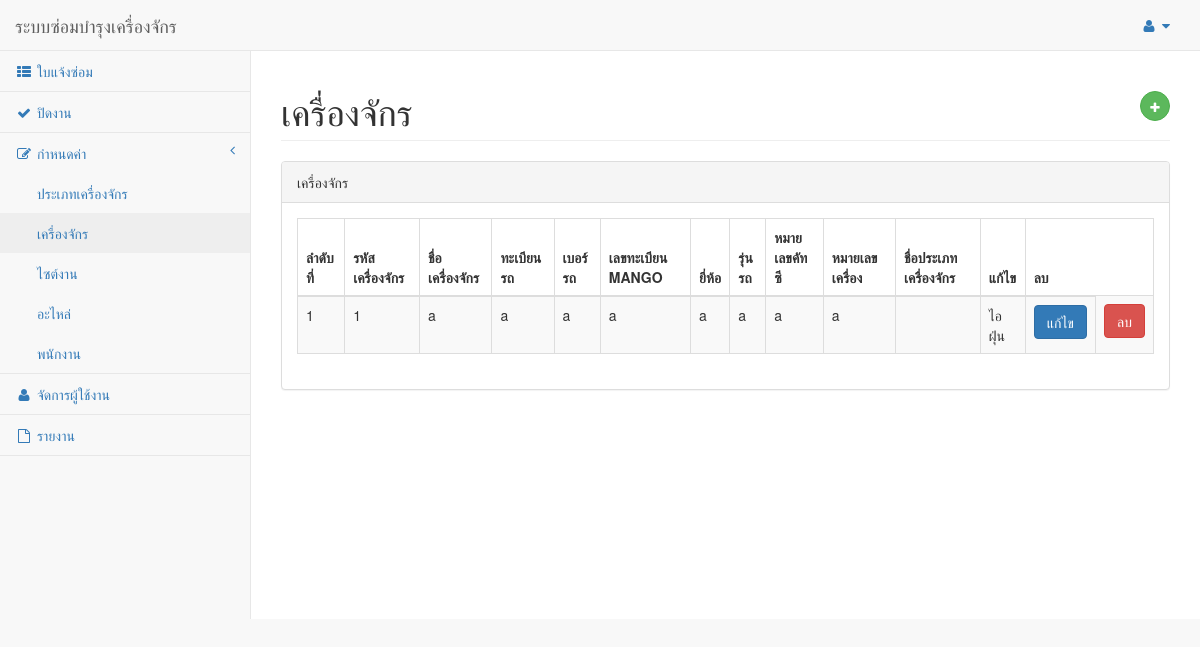
Before: /Machine/ListMachine.php with the older database file.
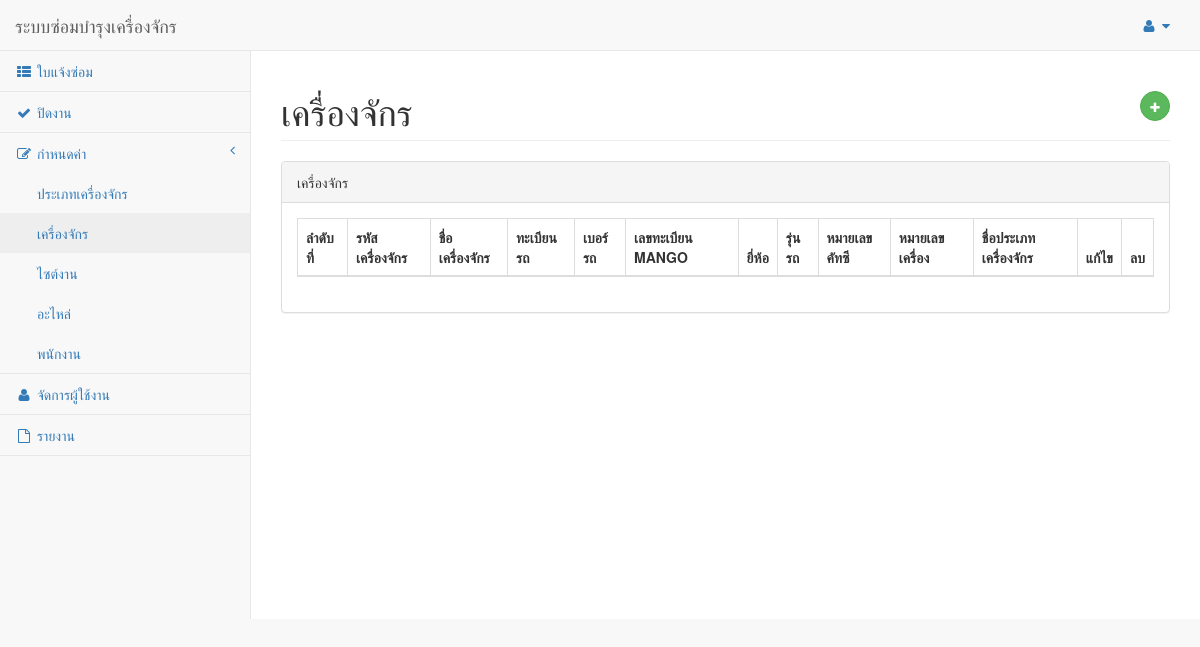
After: the same page with the newer database file.
### tables this page shows
CREATE TABLE `tmstvehicle` (
  `XVVehCode` int(5) NOT NULL,
  `XVVehName` varchar(50) NOT NULL,
  `XVVehRegistration` varchar(50) NOT NULL,
  `XVVehNumber` varchar(50) NOT NULL,
  `XVVehMango` varchar(50) NOT NULL,
  `XVVehBrand` varchar(50) NOT NULL,
  `XVVehModel` varchar(50) NOT NULL,
  `XVVehChassisNumber` varchar(50) NOT NULL,
  `XVVehEngineNumber` varchar(50) NOT NULL,
  `XVVehTypeCode` int(5) DEFAULT NULL,
  `XVDptCode` int(5) NOT NULL
);

CREATE TABLE `tmstmvehicletype` (
  `XVVehTypeCode` int(5) NOT NULL,
  `XVVehTypeName` varchar(100) NOT NULL
);

### Machine/ListMachine.php (the view, shortened to what this page needs)
<!DOCTYPE html>
<html lang="en">
<head>
    <link href="../vendor/bootstrap/css/bootstrap.min.css" rel="stylesheet">
    <link href="../vendor/metisMenu/metisMenu.min.css" rel="stylesheet">
    <link href="../vendor/datatables-plugins/dataTables.bootstrap.css" rel="stylesheet">
    <link href="../vendor/datatables-responsive/dataTables.responsive.css" rel="stylesheet">
    <link href="../dist/css/sb-admin-2.css" rel="stylesheet">
    <link href="../vendor/font-awesome/css/font-awesome.min.css" rel="stylesheet" type="text/css">
</head>
<body>
    <?php include '../Template/templsidebar.php';
?>
    <div id="wrapper">
        <div id="page-wrapper">
            <div class="row">
                <div class="col-lg-12">
                    <h1 class="page-header">เครื่องจักร
                        <button type="button" class="btn btn-success btn-circle" style="float: right;"
                            data-toggle="modal" data-target="#insertModal"><i class="fa fa-plus"></i>
                        </button>
                    </h1>
                </div>
            </div>
            <div class="row">
                <div class="col-lg-12">
                    <div class="panel panel-default">
                        <div class="panel-heading">
                            เครื่องจักร
                        </div>
                        <div class="panel-body">
                            <div class="table">
                                <table width="180%" class="table table-striped table-bordered table-hover"
                                    id="dataTables-example">
                                    <thead>
                                        <tr>
                                            <th>ลำดับที่ </th>
                                            <th>รหัสเครื่องจักร </th>
                                            <th>ชื่อเครื่องจักร</th>
                                            <th>ทะเบียนรถ</th>
                                            <th>เบอร์รถ</th>
                                            <th>เลขทะเบียน MANGO</th>
                                            <th>ยี่ห้อ</th>
                                            <th>รุ่นรถ</th>
                                            <th>หมายเลขคัทซี</th>
                                            <th>หมายเลขเครื่อง</th>
                                            <th>ชื่อประเภทเครื่องจักร</th>
                                            <th>แก้ไข</th>
                                            <th>ลบ</th>
                                        </tr>
                                    </thead>
                                    <tbody>
                                        <?php
          include '../database/connect.php';
          $sql = " SELECT v.XVVehCode,v.XVVehName,v.XVVehRegistration,v.XVVehNumber,v.XVVehMango,v.XVVehBrand,v.XVVehModel,v.XVVehChassisNumber,v.XVVehEngineNumber,vt.XVVehTypeName,v.XVVehTypeCode,v.XVDptCode
          FROM tmstvehicle v
          LEFT JOIN tmstmvehicletype vt
          ON  v.XVVehTypeCode = vt.XVVehTypeCode";
          $result = mysqli_query($connect,$sql) or die(mysqli_query($connect));
          $count = 1;
          while ($row=mysqli_fetch_array($result)){
          ?>
                                        <tr class="odd gradeA">
                                            <td><?php echo $count;?></td>
                                            <td><?php echo $row["XVVehCode"];?></td>
                                            <td><?php echo $row["XVVehName"];?></td>
                                            <td><?php echo $row["XVVehRegistration"];?></td>
                                            <td><?php echo $row["XVVehNumber"];?></td>
                                            <td><?php echo $row["XVVehMango"];?></td>
                                            <td><?php echo $row["XVVehBrand"];?></td>
                                            <td><?php echo $row["XVVehModel"];?></td>
                                            <td><?php echo $row["XVVehChassisNumber"];?></td>
                                            <td><?php echo $row["XVVehEngineNumber"];?></td>
                                            <td><?php echo $row["XVDptCode"];?></td>
                                            <td><?php if($row['XVVehTypeCode']==NULL){echo "ไม่สามารถระบุประเภทได้";}else {echo $row["XVVehTypeName"];}?>
                                            </td>
                                            <td align="center"><input class='btn btn-primary editbtn' type='button'
                                                    value='แก้ไข'></td>
                                            <td align="center"><input class='btn btn-danger deletebtn' type='button'
                                                    value='ลบ'></td>
                                        </tr>
                                        <?php $count++;}
                                        ?>
                                    </tbody>
                                </table>
                            </div>
                        </div>
                    </div>
                </div>
            </div>
        </div>
    </div>
</body>
</html>

### Template/templsidebar.php (shortened to what this page needs)
<!DOCTYPE html>
<html lang="en">
<head>
    <link href="../vendor/bootstrap/css/bootstrap.min.css" rel="stylesheet">
    <link href="../vendor/metisMenu/metisMenu.min.css" rel="stylesheet">
    <link href="../dist/css/sb-admin-2.css" rel="stylesheet">
    <link href="../vendor/morrisjs/morris.css" rel="stylesheet">
    <link href="../vendor/font-awesome/css/font-awesome.min.css" rel="stylesheet" type="text/css">
</head>
<body>
    <div id="wrapper">
        <nav class="navbar navbar-default navbar-static-top" role="navigation" style="margin-bottom: 0">
            <div class="navbar-header">
                <a class="navbar-brand" href="../index.html">ระบบซ่อมบำรุงเครื่องจักร</a>
            </div>
            <ul class="nav navbar-top-links navbar-right">
                <li class="dropdown">
                    <a class="dropdown-toggle" data-toggle="dropdown" href="#">
                        <i class="fa fa-user fa-fw"></i> <i class="fa fa-caret-down"></i>
                    </a>
                </li>
            </ul>
            <div class="navbar-default sidebar" role="navigation">
                <div class="sidebar-nav navbar-collapse">
                    <ul class="nav" id="side-menu">
                        <li>
                            <a href="../Job/ListJob.php"><i class="fa fa-th-list fa-fw"></i> ใบแจ้งซ่อม</a>
                        </li>
                        <li>
                            <a href="../Job/Finish.php"><i class="fa fa-check fa-fw"></i> ปิดงาน</a>
                        </li>
                        <li>
                            <a href="#"><i class="fa fa-edit fa-fw"></i> กำหนดค่า<span class="fa arrow"></span></a>
                            <ul class="nav nav-second-level">
                                <li>
                                    <a href="../TypeMachine/ListTypeMachine.php">ประเภทเครื่องจักร</a>
                                </li>
                                <li>
                                    <a href="../Machine/ListMachine.php">เครื่องจักร</a>
                                </li>
                                <li>
                                    <a href="../Department/ListDepartment.php">ไซต์งาน</a>
                                </li>
                                <li>
                                    <a href="../MachineParts/ListMachineParts.php">อะไหล่</a>
                                </li>
                                <li>
                                    <a href="../Employee/ListEmployee.php">พนักงาน</a>
                                </li>
                            </ul>
                        </li>
                        <li>
                            <a href="../User/ManageMember.php"><i class="fa fa-user fa-fw"></i> จัดการผู้ใช้งาน</a>
                        </li>
                        <li>
                            <a href="../Report/AdminReport.php"><i class="fa fa-file-o fa-fw"></i> รายงาน</a>
                        </li>
                    </ul>
                </div>
            </div>
        </nav>
    </div>
</body>
</html>

Changed rows visible on the page:
removed tmstvehicle: XVVehCode "1", XVVehName "a", XVVehRegistration "a", XVVehNumber "a", XVVehMango "a", XVVehBrand "a", XVVehModel "a", XVVehChassisNumber "a", XVVehEngineNumber "a", XVVehTypeCode.XVVehTypeName "ไอฝุ่น"
